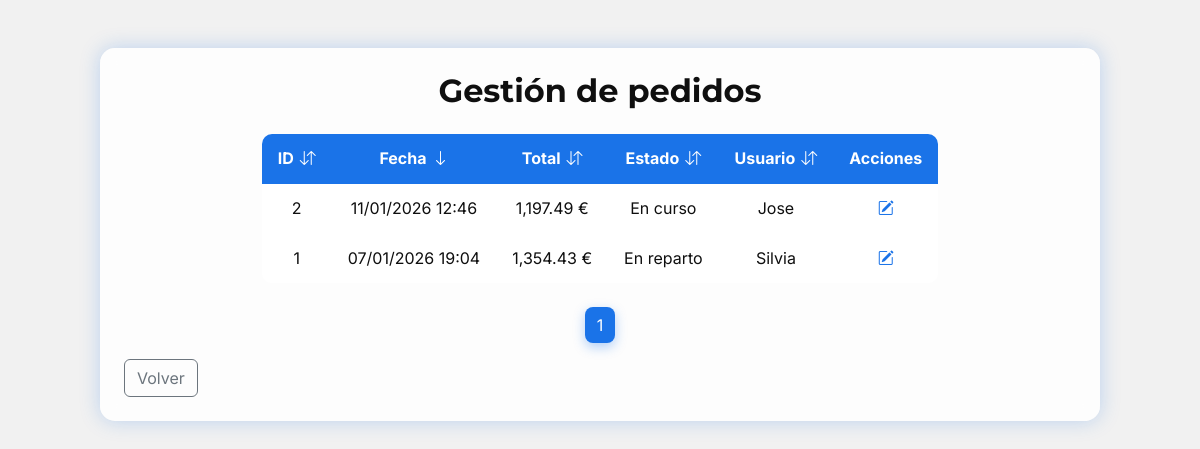
The page /pedidos/pedidoConsulta.php (signed in) on the database its author committed.
### tables this page shows
CREATE TABLE `pedidos` (
  `id` int(11) NOT NULL,
  `id_usuario` int(11) NOT NULL,
  `fecha` datetime NOT NULL,
  `total` decimal(10,2) NOT NULL,
  `estado` enum('En curso','Enviado','En reparto','Recogido','Cancelado') NOT NULL DEFAULT 'En curso',
  `tipo_pago` varchar(30) NOT NULL,
  `direccion_envio` varchar(100) NOT NULL,
  `localidad_envio` varchar(50) NOT NULL,
  `provincia_envio` varchar(50) NOT NULL,
  `telefono_envio` varchar(15) NOT NULL
);

CREATE TABLE `usuarios` (
  `id` int(11) NOT NULL,
  `nombre` varchar(50) NOT NULL,
  `email` varchar(50) NOT NULL,
  `contrasenya` varchar(255) NOT NULL,
  `telefono` varchar(15) NOT NULL,
  `direccion` varchar(100) DEFAULT NULL,
  `localidad` varchar(50) DEFAULT NULL,
  `provincia` varchar(50) DEFAULT NULL,
  `rol` enum('usuario','empleado','administrador') NOT NULL DEFAULT 'usuario',
  `estado` enum('activo','inactivo') NOT NULL DEFAULT 'activo'
);

### src/pedidos/Pedido.php (called while the page is built, shortened)
<?php
    class Pedido {
        private $id;
        private $fecha;
        private $total;
        private $estado;
        private $usuarioNombre;
        public function getId() {
            return $this->id;
        }
        public function getFecha() {
            return $this->fecha;
        }
        public function getTotal() {
            return $this->total;
        }
        public function getEstado() {
            return $this->estado;
        }
        public function getUsuarioNombre() {
            return $this->usuarioNombre;
        }
    }
    function obtenerPedidos($con, $pagina, $resultadosPP, $orden, $tipoOrden, $soloUsuario = null) {
        $inicio = ($pagina - 1) * $resultadosPP;
        $columnasPermitidas = ["p.id", "p.fecha", "p.total", "p.estado", "u.nombre"];
        $tipoOrden = strtoupper($tipoOrden) === "DESC" ? "DESC" : "ASC";
        $filtroUsuario = "";
        $sql = $con->prepare("SELECT p.id, p.id_usuario, p.fecha, p.total, p.estado, p.tipo_pago, p.direccion_envio, p.localidad_envio, p.provincia_envio,
                              p.telefono_envio, u.nombre AS usuarioNombre FROM pedidos p JOIN usuarios u ON p.id_usuario = u.id $filtroUsuario
                              ORDER BY $orden $tipoOrden LIMIT :inicio, :resultados");
        $sql->bindValue(":inicio", $inicio, PDO::PARAM_INT);
        $sql->bindValue(":resultados", $resultadosPP, PDO::PARAM_INT);
        $sql->execute();
        $sql->setFetchMode(PDO::FETCH_CLASS, "Pedido");
        return $sql->fetchAll();
    }
?>

### src/pedidos/pedidoConsulta.php (the view, shortened to what this page needs)
<?php
    require_once "../utilidades/conectar_db.php";
    require_once "Pedido.php";
    $con = conectar();
    $rol = $_SESSION["rol"];
    $idUsuario = $_SESSION["id"];
?>
<!DOCTYPE html>
<html lang="es">
<head>
    <link href="https://cdn.jsdelivr.net/npm/bootstrap@5.3.0/dist/css/bootstrap.min.css" rel="stylesheet">
    <link rel="stylesheet" href="https://cdn.jsdelivr.net/npm/bootstrap-icons@1.10.5/font/bootstrap-icons.css">
    <link rel="stylesheet" href="../estilos.css">
</head>
<body>
    <div class="jtech-bg d-flex justify-content-center align-items-start py-5">
        <div class="jtech-card-wide p-4 w-100">
            <h2 class="text-center fw-bold mb-4">
                <?= ($rol === "usuario") ? "Mis pedidos" : "Gestión de pedidos" ?>
            </h2>
            <?php
            $pagina = isset($_GET["pagina"]) ? (int)$_GET["pagina"] : 1;
            $resultadosPP = 5;
            $orden = $_GET["orden"] ?? "p.fecha";
            $tipoOrden = strtoupper($_GET["tipoOrden"] ?? "DESC");
            if ($rol === "usuario") {
                $soloUsuario = $idUsuario;
            } elseif (isset($_GET["soloMios"]) && $_GET["soloMios"] == 1) {
                $soloUsuario = $idUsuario;
            } else {
                $soloUsuario = null;
            }
            $pedidos = obtenerPedidos($con, $pagina, $resultadosPP, $orden, $tipoOrden, $soloUsuario);
            if ($soloUsuario !== null) {
                $count = $con->prepare("SELECT COUNT(*) AS total FROM pedidos WHERE id_usuario = :id");
                $count->execute([":id" => $idUsuario]);
            } else {
                $count = $con->prepare("SELECT COUNT(*) AS total FROM pedidos");
                $count->execute();
            }
            $pedidosTotal = $count->fetch()["total"];
            $paginasTotal = ceil($pedidosTotal / $resultadosPP);
            function iconoOrden($col, $orden, $tipoOrden) {
                if ($col !== $orden) return '<i class="bi bi-arrow-down-up"></i>';
                return $tipoOrden === "ASC"
                    ? '<i class="bi bi-arrow-up"></i>'
                    : '<i class="bi bi-arrow-down"></i>';
            }
            function urlOrden($col, $tipoOrden) {
                $nuevoTipo = $tipoOrden === "ASC" ? "DESC" : "ASC";
                return "pedidoConsulta.php?orden=$col&tipoOrden=$nuevoTipo";
            }
            ?>
            <div class="table-responsive">
                <table class="jtech-table align-middle text-center mx-auto">
                    <thead>
                        <tr>
                            <th><a href="<?= urlOrden('p.id', $tipoOrden) ?>">ID <?= iconoOrden('p.id', $orden, $tipoOrden) ?></a></th>
                            <th><a href="<?= urlOrden('p.fecha', $tipoOrden) ?>">Fecha <?= iconoOrden('p.fecha', $orden, $tipoOrden) ?></a></th>
                            <th><a href="<?= urlOrden('p.total', $tipoOrden) ?>">Total <?= iconoOrden('p.total', $orden, $tipoOrden) ?></a></th>
                            <th><a href="<?= urlOrden('p.estado', $tipoOrden) ?>">Estado <?= iconoOrden('p.estado', $orden, $tipoOrden) ?></a></th>
                            <?php if ($rol !== "usuario"): ?>
                                <th><a href="<?= urlOrden('u.nombre', $tipoOrden) ?>">Usuario <?= iconoOrden('u.nombre', $orden, $tipoOrden) ?></a></th>
                            <?php endif; ?>
                            <th>Acciones</th>
                        </tr>
                    </thead>
                    <tbody>
                        <?php
                        if (empty($pedidos)) {
                            echo "<tr><td colspan='10' class='text-center py-3 text-muted'>
                                    No se encontraron pedidos
                                </td></tr>";
                        } else {
                            foreach ($pedidos as $p) {
                                echo "<tr>";
                                echo "<td>" . $p->getId() . "</td>";
                                echo "<td>" . date("d/m/Y H:i", strtotime($p->getFecha())) . "</td>";
                                echo "<td>" . number_format($p->getTotal(), 2) . " €</td>";
                                echo "<td>" . htmlspecialchars($p->getEstado()) . "</td>";
                                if ($rol !== "usuario") {
                                    echo "<td>" . htmlspecialchars($p->getUsuarioNombre()) . "</td>";
                                }
                                echo "<td>";
                                if ($rol === "usuario" || isset($_GET["soloMios"]) && $_GET["soloMios"] == 1) {
                                    if ($p->getEstado() === "En curso") {
                                        echo "<a href='pedidoCancelar.php?id=" . $p->getId() . "'class='btn btn-outline-danger btn-sm fw-semibold'
                                                onclick='return confirm(\"¿Seguro que quieres cancelar este pedido?\");'>Cancelar
                                              </a>";
                                    } else {
                                        echo "<span class='text-muted'>—</span>";
                                    }
                                } else {
                                    echo "<a class='text-jtech fw-bold' href='pedidoEditar.php?id=" . $p->getId() . "'>
                                              <i class='bi bi-pencil-square'></i>
                                          </a>";
                                }
                                echo "</td>";
                                echo "</tr>";
                            }
                        }
                        ?>
                    </tbody>
                </table>
            </div>
            <div class="text-center mt-4">
                <?php
                for ($i = 1; $i <= $paginasTotal; $i++) {
                    $url = "pedidoConsulta.php?pagina=$i&orden=$orden&tipoOrden=$tipoOrden";
                    if ($i == $pagina) {
                        echo "<button class='btn btn-jtech mx-1'>$i</button>";
                    } else {
                        echo "<a href='$url' class='btn btn-outline-jtech mx-1'>$i</a>";
                    }
                }
                ?>
            </div>
            <div class="text-center text-lg-start mt-3">
                <?php
                    if ($rol === "usuario") {
                        $volver = "../index.php";
                    } elseif (isset($_GET["soloMios"]) && $_GET["soloMios"] == 1) {
                        $volver = "../index.php";
                    } else {
                        $volver = "../utilidades/panelAdministrador.php";
                    }
                ?>
                <a href="<?= $volver ?>" class="btn btn-outline-secondary">Volver</a>
            </div>
        </div>
    </div>
</body>
</html>

### src/estilos.css (style rules this page uses)
* { margin: 0; padding: 0; font-family: 'Inter', sans-serif; box-sizing: border-box; }
h1, h2, h3, h4, .card-title { font-family: 'Montserrat', sans-serif; }
body { background-color: #F1F1F1; color: #0F0F0F; line-height: 1.6; }
a { color: #0F0F0F; text-decoration: none; }
.jtech-bg { min-height: 100vh; padding: 2rem; }
.jtech-card-wide { background: rgba(255, 255, 255, 0.85); border-radius: 15px; width: 100%; max-width: 1000px; box-shadow: 0 0 20px rgba(26, 115, 232, 0.25); backdrop-filter: blur(8px); }
.btn-jtech { background-color: #1A73E8; color: #FFFFFF; border: none; border-radius: 8px; box-shadow: 0 4px 12px rgba(26, 115, 232, 0.35); transition: all 0.2s ease-in-out; }
.text-jtech { color: #1A73E8; }
.jtech-table { background-color: #FFFFFF; color: #0F0F0F; border-radius: 10px; overflow: hidden; }
.jtech-table thead { background-color: #1A73E8; color: #FFFFFF; font-weight: 700; }
.jtech-table thead a { color: #FFFFFF; text-decoration: none; font-weight: 700; }
.jtech-table tbody tr { transition: background-color 0.2s ease; }
.jtech-table td, .jtech-table th { padding: 12px 16px; vertical-align: middle; }
.jtech-table a { color: #1A73E8; font-weight: 600; }
.jtech-table, .jtech-table th, .jtech-table td { border-color: #CCC !important; }
.jtech-table th a { display: inline-flex; align-items: center; gap: 6px; white-space: nowrap; }

### rows shown on the page
pedidos: id "2", fecha "11/01/2026 12:46", total "1,197.49", estado "En curso", id_usuario.nombre "Jose"
pedidos: id "1", fecha "07/01/2026 19:04", total "1,354.43", estado "En reparto", id_usuario.nombre "Silvia"
